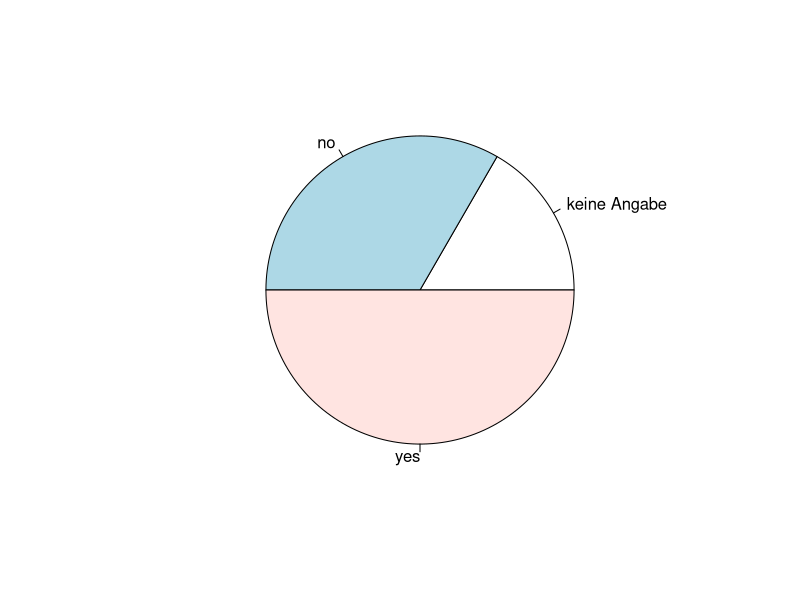

Reproduce this figure in R.

##################################################
### Solution for "Übungsaufgabe.docx" and the  ###
### examplatory data set "Uebungsaufgabe.csv": ###
##################################################

# DAS SCRIPT KANN HIER VON OBEN NACH UNTEN IN EINEM ZUG KOMPLETT AUSGEFÜHRT WERDEN
# d.h. alles markieren (ALT+SHIFT oder CMD+SHIFT), dann ALT/CMD+ENTER...
# Selbiges gilt nicht für die Tut-Scipte (zumindest nicht getestet). Es gilt aber
# auch für alle Fließtextartikel auf https://journal.medicine.berlinexchange.de/statosphere 


### SCRIPT ENTHÄLT EINE WEITERE KURZE ÜBUNGSAUFGABE MIT LÖSUNG!!! 
  

# Load Data:
daten = read.csv("Uebungsaufgabe.csv") # Automatically in format data.frame!!
daten # execute line or mark name of an object to show content in console,
      # or, recall, use print(daten) to "print" the content of 
      # an object in the console


# Add missing measurement value:
daten$measurement_sysRR[9] = 122


# Load dplyr to use its filter() function (another function called filter() is masked):
# install.packages(dplyr)
library(dplyr)

# Filter the table to obtain two tables given either t1 or t2 in the column "time"
# (from 14x4 to 7x4x2, scheme row x col x number of tables):
t1 = filter(daten, time == "t1")
t1
t2 = filter(daten, time == "t2")
t2

# Perform paired/dependent t-test: Note that input is t.test(t2,t1,paired=TRUE):
result_t_test = t.test(t2$measurement_sysRR, t1$measurement_sysRR, paired = TRUE)
result_t_test

# Check if result is significant and relevant - 
# recall CI are CI of (standardized) diff. in mean! if 0 is entailed in the span,
# the effect size is either at +/-1.96, which means that no matter the sample size
# the result will be both significant and relevant, or if it entails zero in  
# that span, it means it may not be significant, depending on the sample size
# in t/z-value = (sample_mean-pop_mean)/sd_pop/sqrt(sample_size_n), but it may be
# relevant, depending on the actual non-standardized difference in means and the
# respective context. 

# Power Analysis:
# install.packages("pwr")
library(pwr)
pwr.t.test(d = .5, sig.level = .05, power = .8, type = "paired") 


# Look at the unique values:
unique(daten$fam)

# Change NA to "keine Angabe":
daten$fam[which(is.na(daten$fam) == TRUE)] = "keine Angabe"

# Change "ys", "y" and "ja" to "yes":
daten$fam[which(daten$fam == "ys")] = "yes"
daten$fam[which(daten$fam == "y")] = "yes"
daten$fam[which(daten$fam == "ja")] = "yes"

# Alternative with for loop:
yes = c("ys", "y", "ja")
for(i in 1:length(yes)){
  daten$fam[which(daten$fam == yes[i])] = "yes"  
} # End for i

# Change "noo" and "n" to "no":
daten$fam[which(daten$fam == "noo")] = "no"
daten$fam[which(daten$fam == "n")] = "no"

# Plot pie table of the column "fam":
pie(table(daten$fam)) 


# Frequencies of each option (first filter for either t1 or t2, since entries are redundant
# in the table "daten"!!!):
frequencies = filter(daten, time == "t1")
table(frequencies$fam)

# Check in Console if table is fully cleaned...
daten 
# ... if so, then export cleaned data set:
write.csv(daten, "export_daten.csv")




#### WEITERES Beispiel für einen sogenannte "nested for loop", d.h. for loop, die
#### eine for loop enthält:

# Für die Asuwertung eiens Fragebogens ist es Usus fehlende Antworten
# mit dem Mittelwert aller Antworten des Probanden zu ersetzen.  
# Antwort = irgendein ausgewählter Skalenwert für eine Frage...

# Warum macht man das? Bisher noch keine Erklärung gefunden/gesucht, aber
# sehr gutes Beispiel!!


# WICHTIG HIER: BEISPIEL FÜR TABELLE MIT ZWEI KRITERIEN GELÖST IN EINER 
# NESTED FOR LOOP (LOOP in einer LOOP): 

# Data frame
x = data.frame(cbind(c(1,NA,3),c(1,2,3), c(4,3,3)))
# > x
#   X1 X2 X3
# 1  1  1  4
# 2 NA  2  3
# 3  3  3  3


# Empty vector for results:
result = c()
for(i in 1:length(x[,1])){
  line = x[i,] 
  result[i] = mean(line[!is.na(line)]) # Löscht NA aus dem Vektor und errechnet mean.
  for(j in 1:length(line)){            # (Nested for loop) über die Zeileneinträge
    if(is.na(line[j])==TRUE){          # und wenn Eintrag ein NA,
      x[i,j] = result[i]               # dann wird dieser Eintrag durch den mean der Zeile ersetzt
    } # End if
  } # End for j
} # End for i

# Look at result in console:
print(x)

# In Zeile 2 war ein NA und sonst nur eine 2, sodass der Mittelwert auch 2...
# Wie man sehen kann wurde das NA mit dem entsprechendem Mittelwert der Zeile 
# ersetzt. 
# > x
#    X1 X2 X3
# 1 1.0  1  4
# 2 2.5  2  3
# 3 3.0  3  3
